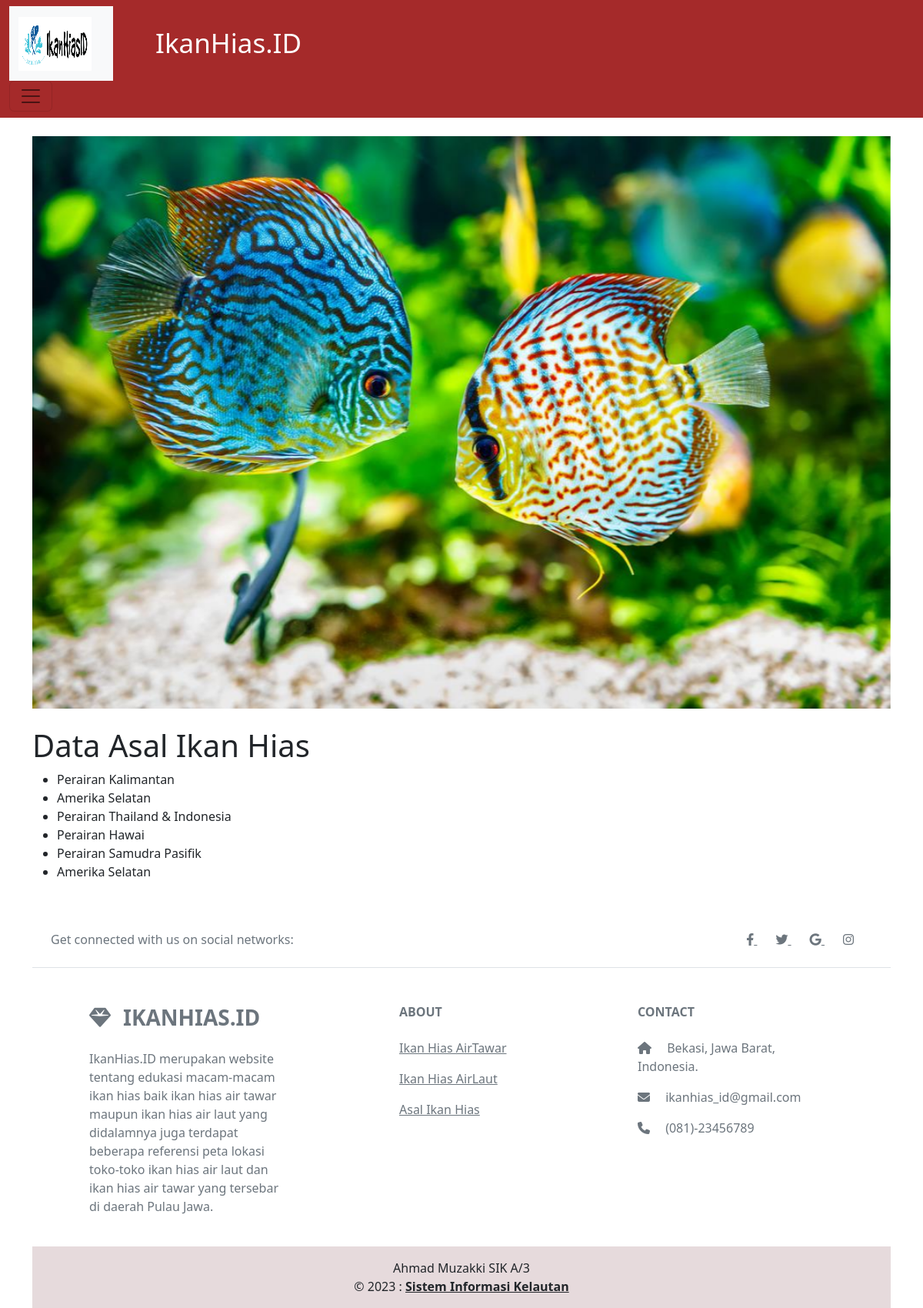
Screenshot of /halamanasal/ (signed in) with the database file from the repository.
### ikanhias_app/models.py (models this page shows, shortened)
class ikan_hias(models.Model):
    nama_ikan = models.CharField(max_length=50)
    asal_ikan = models.CharField(max_length=40)
    harga = models.IntegerField(null=True)
    gambar = models.CharField(max_length=70, null=True)
    jenis_id = models.ForeignKey(jenis, on_delete=models.CASCADE, null=True)
    penjelasan = models.TextField(null=True)

### ikanhias_app/views.py (the view)
# urls.py: path("halamanasal/", halamanasal),
@login_required(login_url=settings.LOGIN_URL)
def halamanasal(request):
    fish = ikan_hias.objects.all()
    data = {
        'Title' : "Halaman Asal Ikan Hias",
        'Heading' : "Data Asal Ikan Hias",
        'fish' : fish,
    }
    return render(request, "halamanasal.html", data)

### ikanhias_app/templates/halamanasal.html
{% extends 'base.html' %}
{% block content %}
    <h1>{{ Heading }}</h1>
    <ul>
        {% for ikan_hias in fish %}
            <li>{{ikan_hias.asal_ikan}}</li>
        {% endfor %}
    </ul>
{% endblock %}

### rows the page displays
ikan_hias: asal_ikan "Perairan Kalimantan"
ikan_hias: asal_ikan "Amerika Selatan"
ikan_hias: asal_ikan "Perairan Thailand & Indonesia"
ikan_hias: asal_ikan "Perairan Hawai"
ikan_hias: asal_ikan "Perairan Samudra Pasifik"
ikan_hias: asal_ikan "Amerika Selatan"

### other values shown
{{ Heading }} "Data Asal Ikan Hias"
